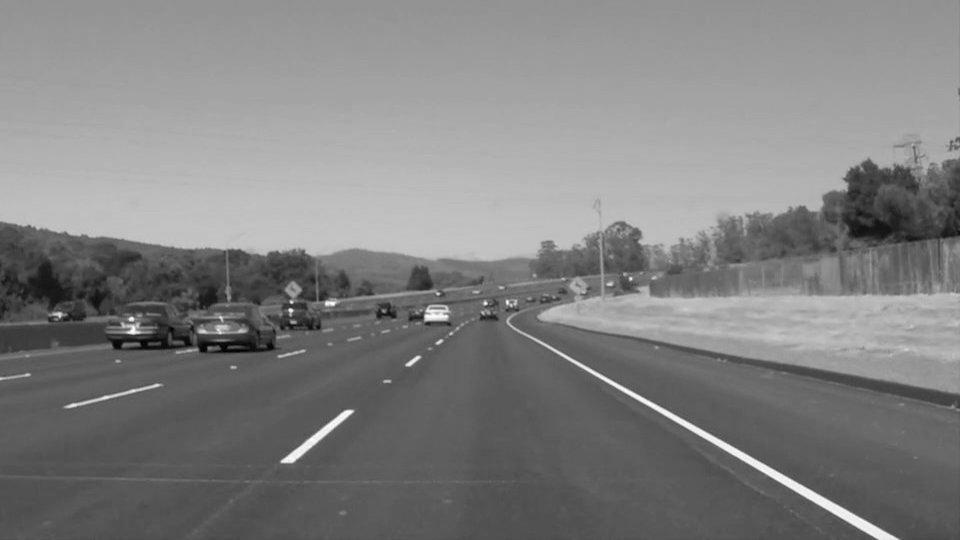
#> input picture test_images_output/solidWhiteCurve_grayscale.jpg, 960 x 540 px, given in place of solidWhiteRight.jpg, which was not available
$ jupyter execute --allow-errors P1.ipynb   (shell and % lines are left out)   (text cells are left out)
#> lines starting #> are read from the running program, lines starting #| are printed output that depends on the picture; after the words box and inside, x2 and y2 are one past the last pixel; in counts of white or black regions, pixels touching at a corner belong together; pictures that were not available may be replaced by others from this repository, and a replacement may not be noted
[cell 1]
#importing some useful packages
import matplotlib.pyplot as plt
import matplotlib.image as mpimg
import numpy as np
import cv2

[cell 2]
#reading in an image
image = mpimg.imread('test_images/solidWhiteRight.jpg')
#> image is the input picture: shape (540, 960, 3); min 0, max 255, mean 128.7

#printing out some stats and plotting
print('This image is:', type(image), 'with dimensions:', image.shape)
#| This image is: <class 'numpy.ndarray'> with dimensions: (540, 960, 3)
plt.imshow(image)  # if you wanted to show a single color channel image called 'gray', for example, call as plt.imshow(gray, cmap='gray')

[cell 3]
import math
from scipy.linalg import lstsq, solve

def grayscale(img):
    """Applies the Grayscale transform
    This will return an image with only one color channel
    but NOTE: to see the returned image as grayscale
    (assuming your grayscaled image is called 'gray')
    you should call plt.imshow(gray, cmap='gray')"""
    return cv2.cvtColor(img, cv2.COLOR_RGB2GRAY)
    # Or use BGR2GRAY if you read an image with cv2.imread()
    # return cv2.cvtColor(img, cv2.COLOR_BGR2GRAY)

def canny(img, low_threshold, high_threshold):
    """Applies the Canny transform"""
    return cv2.Canny(img, low_threshold, high_threshold)

def gaussian_blur(img, kernel_size):
    """Applies a Gaussian Noise kernel"""
    return cv2.GaussianBlur(img, (kernel_size, kernel_size), 0)

def region_of_interest(img, vertices):
    """
    Applies an image mask.

    Only keeps the region of the image defined by the polygon
    formed from `vertices`. The rest of the image is set to black.
    `vertices` should be a numpy array of integer points.
    """
    #defining a blank mask to start with
    mask = np.zeros_like(img)

    #defining a 3 channel or 1 channel color to fill the mask with depending on the input image
    if len(img.shape) > 2:
        channel_count = img.shape[2]  # i.e. 3 or 4 depending on your image
        ignore_mask_color = (255,) * channel_count
    else:
        ignore_mask_color = 255

    #filling pixels inside the polygon defined by "vertices" with the fill color
    cv2.fillPoly(mask, vertices, ignore_mask_color)

    #returning the image only where mask pixels are nonzero
    masked_image = cv2.bitwise_and(img, mask)
    return masked_image


def draw_lines(img, lines, color=[255, 0, 0], thickness=2):
    """
    NOTE: this is the function you might want to use as a starting point once you want to
    average/extrapolate the line segments you detect to map out the full
    extent of the lane (going from the result shown in raw-lines-example.mp4
    to that shown in P1_example.mp4).

    Think about things like separating line segments by their
    slope ((y2-y1)/(x2-x1)) to decide which segments are part of the left
    line vs. the right line.  Then, you can average the position of each of
    the lines and extrapolate to the top and bottom of the lane.

    This function draws `lines` with `color` and `thickness`.
    Lines are drawn on the image inplace (mutates the image).
    If you want to make the lines semi-transparent, think about combining
    this function with the weighted_img() function below
    """

    #drawing line segments to img
    '''
    for line in lines:
        for x1,y1,x2,y2 in line:
            cv2.line(img, (x1, y1), (x2, y2), color, thickness)
    '''

    imshape = img.shape

    x_left_lane = []
    x_right_lane = []
    y_left_lane = []
    y_right_lane = []

    #extension of line segments to full lines
    for line in lines:
        for x1,y1,x2,y2 in line:

            #compute slope of each line segment
            m = (y2 - y1)/(x2 - x1)

            #distinguish left lane points from right lane points
            if m < 0:
                x_left_lane.append(x1)
                y_left_lane.append(y1)
                x_left_lane.append(x2)
                y_left_lane.append(y2)

            elif m > 0:
                x_right_lane.append(x1)
                y_right_lane.append(y1)
                x_right_lane.append(x2)
                y_right_lane.append(y2)


    #full lines are obtained by solving a ordinary least squares problem mx+b
    #create design matrix M
    M_left_lane = np.array(x_left_lane)[:, np.newaxis]**[0, 1]
    M_right_lane = np.array(x_right_lane)[:, np.newaxis]**[0, 1]

    #run least squares
    #p is the vector containing the parameters b and m
    p_left_lane, res, rnk, s = lstsq(M_left_lane, np.array(y_left_lane))
    p_right_lane, res, rnk, s = lstsq(M_right_lane, np.array(y_right_lane))


    #compute bottom and top intersections of lines with region of interest
    bottom_left_lane_y = imshape[0]
    bottom_left_lane_x = int((bottom_left_lane_y - p_left_lane[0])/p_left_lane[1])
    top_left_lane_y = 320
    top_left_lane_x = int((top_left_lane_y - p_left_lane[0])/p_left_lane[1])
    bottom_right_lane_y = imshape[0]
    bottom_right_lane_x = int((bottom_right_lane_y - p_right_lane[0])/p_right_lane[1])
    top_right_lane_y = 320
    top_right_lane_x = int((top_right_lane_y - p_right_lane[0])/p_right_lane[1])

    #draw full lane lines onto image from bottom to top of region of interest
    cv2.line(img, (bottom_left_lane_x, bottom_left_lane_y), (top_left_lane_x, top_left_lane_y), color, thickness)
    cv2.line(img, (bottom_right_lane_x, bottom_right_lane_y), (top_right_lane_x, top_right_lane_y), color, thickness)


def hough_lines(img, rho, theta, threshold, min_line_len, max_line_gap):
    """
    `img` should be the output of a Canny transform.

    Returns an image with hough lines drawn.
    """
    lines = cv2.HoughLinesP(img, rho, theta, threshold, np.array([]), minLineLength=min_line_len, maxLineGap=max_line_gap)
    line_img = np.zeros((img.shape[0], img.shape[1], 3), dtype=np.uint8)
    draw_lines(line_img, lines)
    return line_img

# Python 3 has support for cool math symbols.

def weighted_img(img, initial_img, α=0.8, β=1., γ=0.):
    """
    `img` is the output of the hough_lines(), An image with lines drawn on it.
    Should be a blank image (all black) with lines drawn on it.

    `initial_img` should be the image before any processing.

    The result image is computed as follows:

    initial_img * α + img * β + γ
    NOTE: initial_img and img must be the same shape!
    """
    return cv2.addWeighted(initial_img, α, img, β, γ)

[cell 4]
import os
os.listdir("test_images/")

[cell 5]
# TODO: Build your pipeline that will draw lane lines on the test_images
# then save them to the test_images_output directory.

for i in os.listdir("test_images/"):

    print("Original test image: {}".format(i))

    #file name without file extension
    file_out = os.path.splitext(i)[0]

    #read in image
    image = mpimg.imread(os.path.join('test_images',i))

    #convert to grayscale image
    gray = grayscale(image)
    print("Grayscale image")
    plt.imshow(gray, cmap='gray')
    plt.imsave("test_images_output/{}_grayscale.jpg".format(file_out),gray,cmap='gray')
    plt.show()

    #apply Gaussian filter
    kernel_size = 5
    blur_gray = gaussian_blur(gray, kernel_size)
    print("Gaussian smoothed image")
    plt.imshow(blur_gray, cmap='gray')
    plt.imsave("test_images_output/{}_blur_gray.jpg".format(file_out),blur_gray,cmap='gray')
    plt.show()

    #apply Canny Edge Detection
    low_threshold = 100
    high_threshold = 150
    edges = canny(blur_gray, low_threshold, high_threshold)
#> in canny, `return cv2.Canny(img, low_threshold, high_threshold)`:
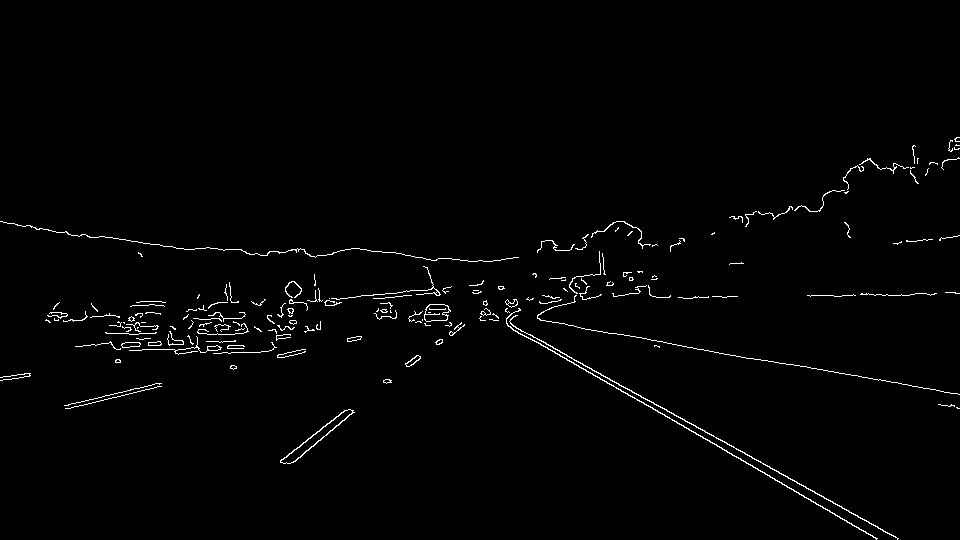
#> returned value: shape (540, 960); 1.4% white in thin lines or dots, all inside (x1, y1, x2, y2) = (0, 137, 960, 540)
    print("Canny edge detected image")
    plt.imshow(edges, cmap='gray')
    plt.imsave("test_images_output/{}_canny_edge.jpg".format(file_out),edges,cmap='gray')
    plt.show()

    #apply region of interest mask to lane lines
    imshape = image.shape
    vertices = np.array([[(0,imshape[0]),(450, 320), (490, 320), (imshape[1],imshape[0])]], dtype=np.int32)
    masked_edges = region_of_interest(edges, vertices)
#> in region_of_interest, `cv2.fillPoly(mask, vertices, ignore_mask_color)`:
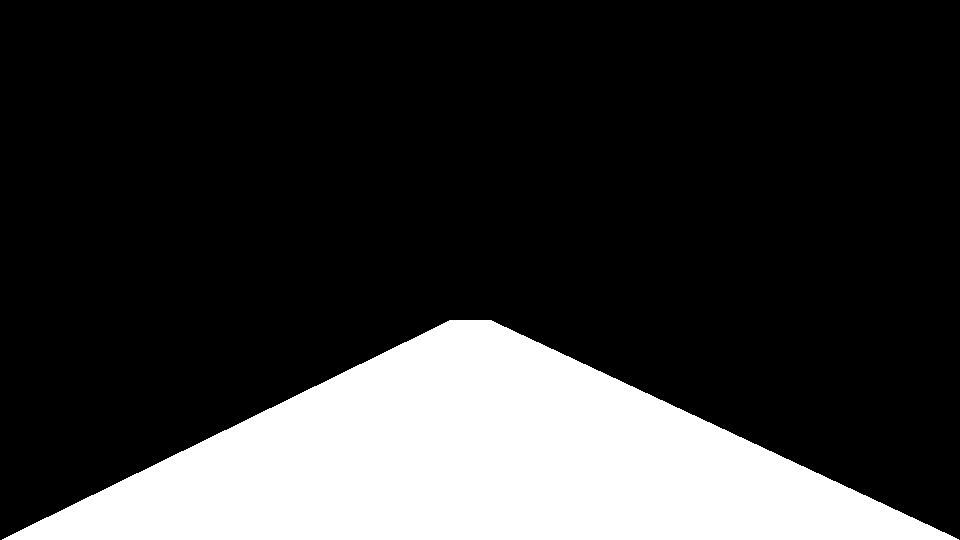
#> mask: shape (540, 960); 21.2% white; 1 white region, box (x1, y1, x2, y2) and area: (2, 320, 959, 540) 110020
#> in region_of_interest, `masked_image = cv2.bitwise_and(img, mask)`:
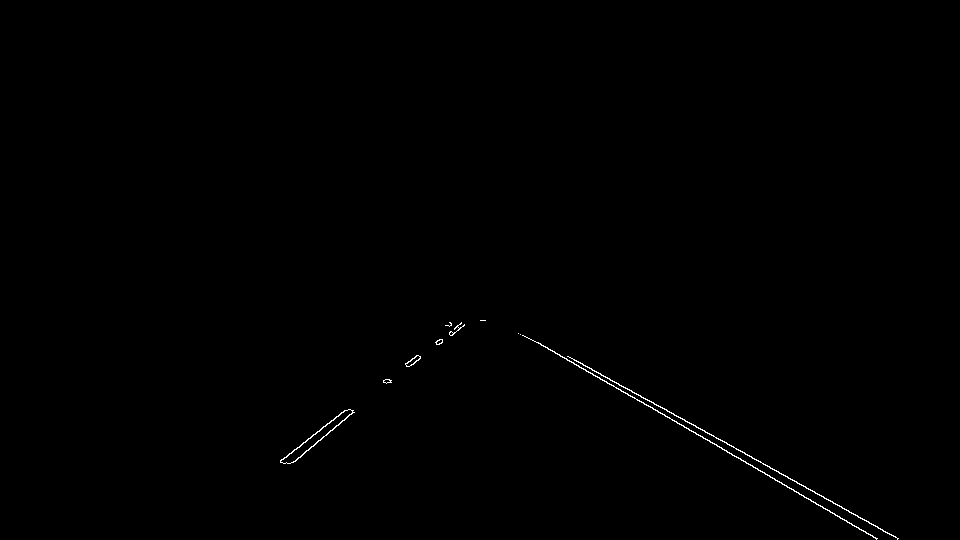
#> masked_image: shape (540, 960); 0.28% white in thin lines or dots, all inside (x1, y1, x2, y2) = (280, 320, 899, 540)
    print("Masked canny edge detected image")
    plt.imshow(masked_edges, cmap='gray')
    plt.imsave("test_images_output/{}_masked_edges.jpg".format(file_out),masked_edges,cmap='gray')
    plt.show()


    rho = 2 # distance resolution in pixels of the Hough grid
    theta = np.pi/180 # angular resolution in radians of the Hough grid
    threshold = 50  # minimum number of votes (intersections in Hough grid cell)
    min_line_length = 10 #minimum number of pixels making up a line
    max_line_gap = 5   # maximum gap in pixels between connectable line segments
    line_image = np.copy(image)*0 # creating a blank to draw lines on
#> line_image: shape (540, 960, 3); every value is 0

    #apply Hough transformation to canny edge detected plus ROI masked image
    #i.e. create a line image
    line_image = hough_lines(masked_edges, rho, theta, threshold, min_line_length, max_line_gap)
#> in hough_lines, `lines = cv2.HoughLinesP(img, rho, theta, threshold, np.array([]), minL..`: lines = [[527, 337, 876, 538], [567, 356, 647, 400], [572, 358, 898, 538], [280, 461, 346, 410], [293, 462, 353, 412], [451, 335, 463, 326], [538, 342, 803, 495], [408, 366, 420, 357], [302, 443, 345, 410]]
#> the loop in draw_lines, `for line in lines:` made 9 passes
#> after the loop in draw_lines, `for line in lines:`: x_left_lane = [280, 346, 293, 353, 451, 463, 408, 420, 302, 345]; x_right_lane = [527, 876, 567, 647, 572, 898, 538, 803]; y_left_lane = [461, 410, 462, 412, 335, 326, 366, 357, 443, 410]; y_right_lane = [337, 538, 356, 400, 358, 538, 342, 495]
#> in draw_lines, `M_left_lane = np.array(x_left_lane)[:, np.newaxis]**[0, 1]`: M_left_lane = [[1, 280], [1, 346], [1, 293], [1, 353], [1, 451], [1, 463], [1, 408], [1, 420], [1, 302], [1, 345]]
#> in draw_lines, `M_right_lane = np.array(x_right_lane)[:, np.newaxis]**[0, 1]`: M_right_lane = [[1, 527], [1, 876], [1, 567], [1, 647], [1, 572], [1, 898], [1, 538], [1, 803]]
#> in draw_lines, `p_left_lane, res, rnk, s = lstsq(M_left_lane, np.array(y_left_lane))`: p_left_lane = [674.5, -0.755]; res = 138; rnk = 2; s = [1174.5, 0.533]
#> in draw_lines, `p_right_lane, res, rnk, s = lstsq(M_right_lane, np.array(y_right_lane))`: p_right_lane = [35.9, 0.567]; res = 114.3; s = [1962.9, 0.594]
#> in draw_lines, `bottom_left_lane_x = int((bottom_left_lane_y - p_left_lane[0])/p_left_..`: bottom_left_lane_x = 178
#> in draw_lines, `top_left_lane_x = int((top_left_lane_y - p_left_lane[0])/p_left_lane[1])`: top_left_lane_x = 469
#> in draw_lines, `bottom_right_lane_x = int((bottom_right_lane_y - p_right_lane[0])/p_ri..`: bottom_right_lane_x = 889
#> in draw_lines, `top_right_lane_x = int((top_right_lane_y - p_right_lane[0])/p_right_la..`: top_right_lane_x = 501
#> in draw_lines, `cv2.line(img, (bottom_right_lane_x, bottom_right_lane_y), (top_right_l..`:
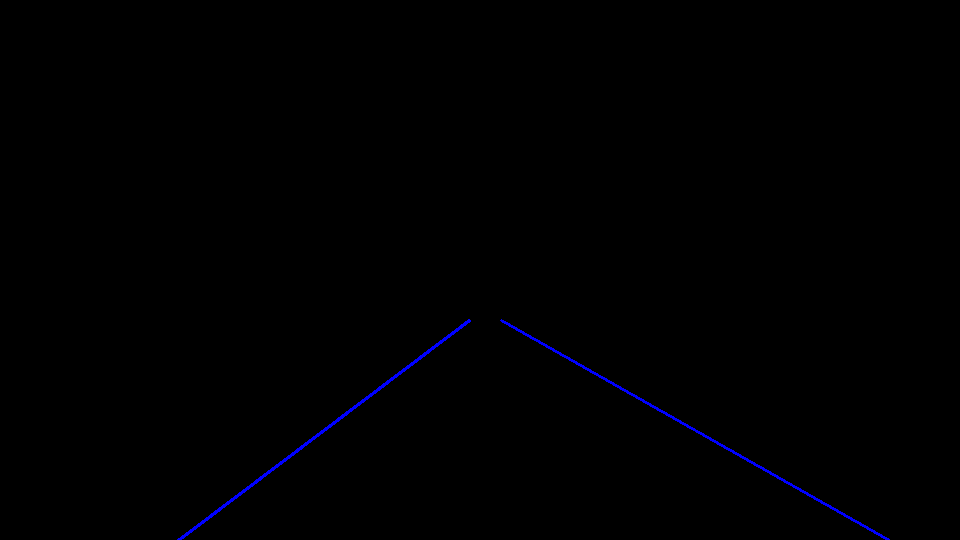
#> img: shape (540, 960, 3); mean of channels 0, 1, 2 1.2, 0, 0; drawn as B, G, R
    print("Lane line image")
    plt.imshow(line_image, cmap='gray')
    plt.show()


    # Draw the lines on the original image
    lines_original = weighted_img(line_image, image, α=0.8, β=1., γ=0.)
#> in weighted_img, `return cv2.addWeighted(initial_img, α, img, β, γ)`:
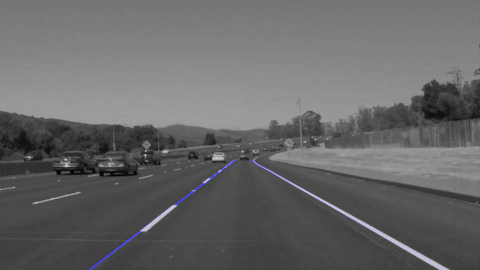
#> returned value: shape (540, 960, 3) (shown at 1/2 size); mean of channels 0, 1, 2 103.5, 103, 103; drawn as B, G, R
    print("Lane line image combo")
    plt.imshow(lines_original)
    plt.imsave("test_images_output/{}_laneLines.jpg".format(file_out),lines_original)
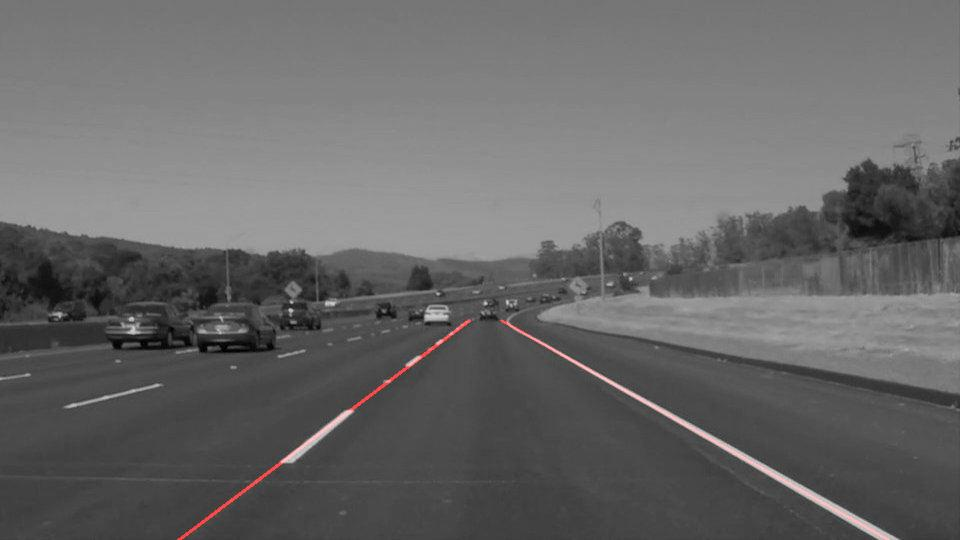
#> saved as solidWhiteCurve_grayscale_laneLines.jpg: shape (540, 960, 3); mean R, G, B 103.5, 103, 103
    plt.show()

    print()

$ run again, on test_images_output/solidYellowLeft_grayscale.jpg
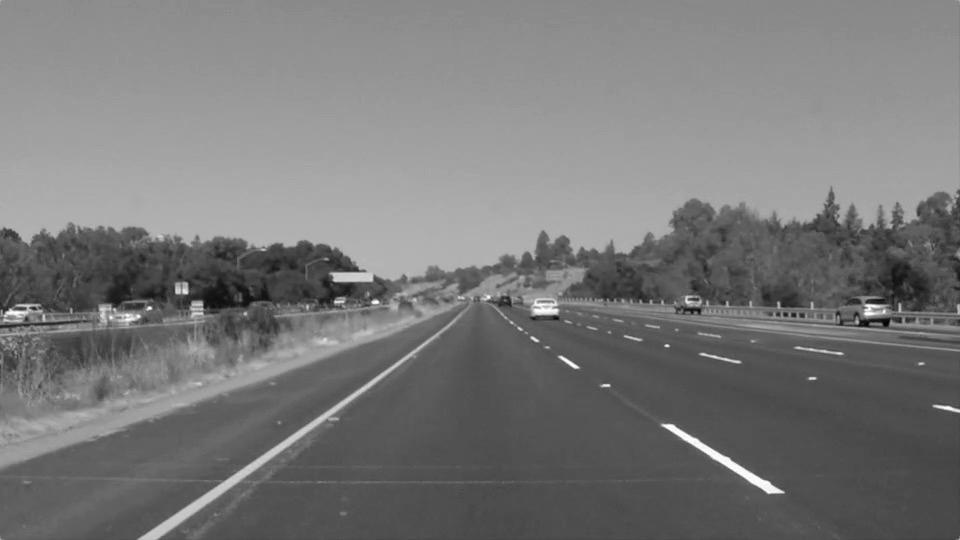
#> input picture test_images_output/solidYellowLeft_grayscale.jpg, 960 x 540 px, given in place of solidWhiteRight.jpg, which was not available
#> image is the input picture: shape (540, 960, 3); min 0, max 255, mean 120.3
#| This image is: <class 'numpy.ndarray'> with dimensions: (540, 960, 3)
#> in canny, `return cv2.Canny(img, low_threshold, high_threshold)`:
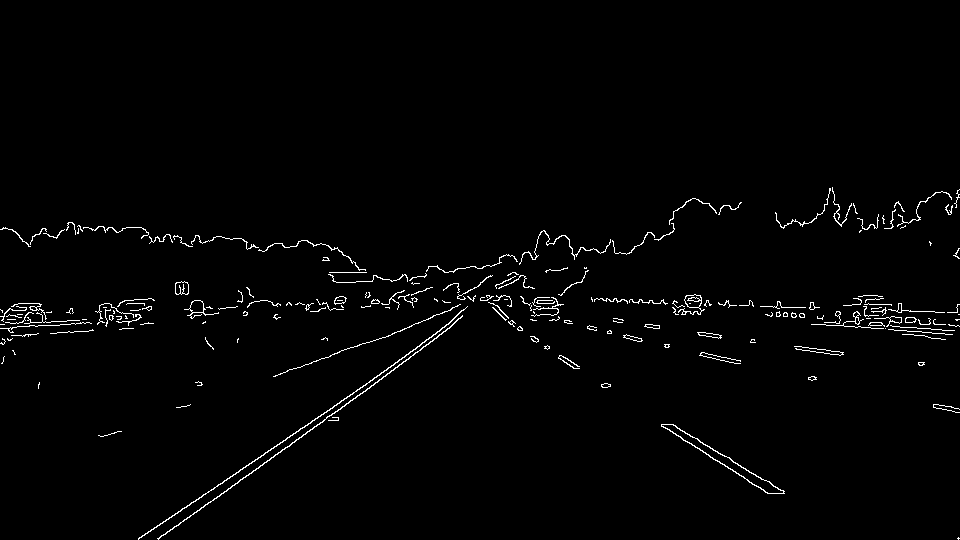
#> returned value: shape (540, 960); 1.5% white in thin lines or dots, all inside (x1, y1, x2, y2) = (0, 187, 960, 540)
#> mask: shape (540, 960); 21.2% white; 1 white region, box (x1, y1, x2, y2) and area: (2, 320, 959, 540) 110020
#> masked_image: shape (540, 960); 0.3% white in thin lines or dots, all inside (x1, y1, x2, y2) = (138, 320, 959, 540)
#> line_image: shape (540, 960, 3); every value is 0
#> lines = 15 rows, first 6: [186, 519, 449, 328], [441, 328, 452, 320], [374, 377, 440, 330], [138, 538, 365, 385], [689, 442, 708, 454], [671, 424, 783, 491]
#> the loop in draw_lines, `for line in lines:` made 15 passes
#> after the loop in draw_lines, `for line in lines:`: x_left_lane = [186, 449, 441, 452, 374, 440, 138, 365, 422, 454, 265, 386, 158, 208, 158, 282]; x_right_lane = [689, 708, 671, 783, 661, 695, 558, 575, 719, 767, 560, 579, 661, 754]; y_left_lane = [519, 328, 328, 320, 377, 330, 538, 385, 347, 323, 452, 370, 538, 502, 539, 449]; y_right_lane = [442, 454, 424, 491, 425, 447, 357, 368, 461, 493, 355, 366, 424, 485]
#> M_left_lane = 16 rows, first 8: [1, 186], [1, 449], [1, 441], [1, 452], [1, 374], [1, 440], [1, 138], [1, 365]
#> M_right_lane = 14 rows, first 8: [1, 689], [1, 708], [1, 671], [1, 783], [1, 661], [1, 695], [1, 558], [1, 575]
#> in draw_lines, `p_left_lane, res, rnk, s = lstsq(M_left_lane, np.array(y_left_lane))`: p_left_lane = [648.8, -0.722]; res = 269; rnk = 2; s = [1377.3, 1.37]
#> in draw_lines, `p_right_lane, res, rnk, s = lstsq(M_right_lane, np.array(y_right_lane))`: p_right_lane = [-2.45, 0.642]; res = 177.6; s = [2522.1, 0.409]
#> bottom_left_lane_x = 150
#> top_left_lane_x = 455
#> bottom_right_lane_x = 844
#> top_right_lane_x = 501
#> `plt.imsave("test_images_output/{}_laneLines.jpg".format(file_out),line..`:
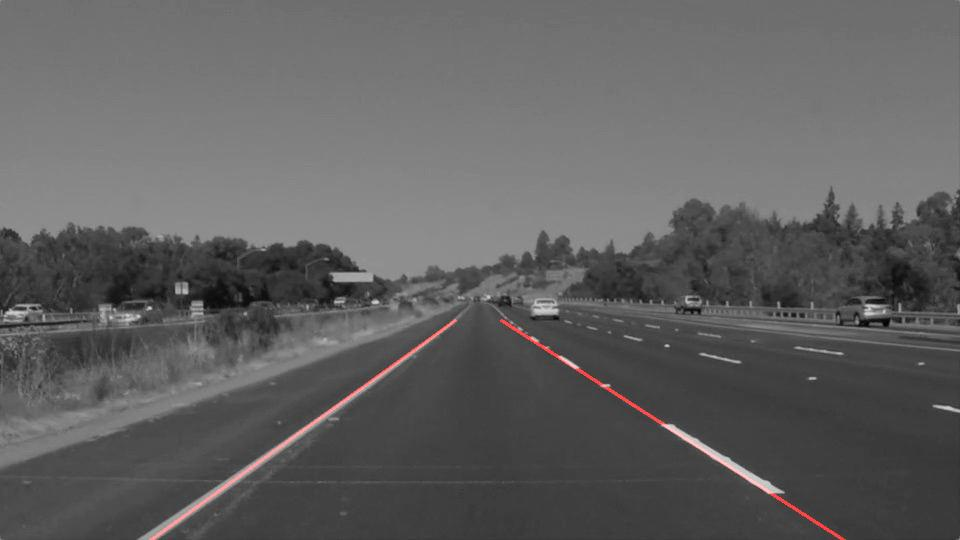
#> saved as solidYellowLeft_grayscale_laneLines.jpg: shape (540, 960, 3); mean R, G, B 96.9, 96.2, 96.2
